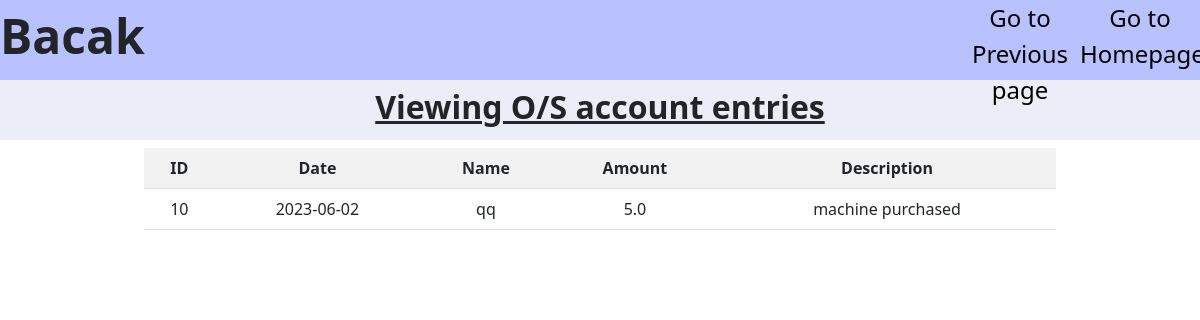
/os_entry_detailed_view (signed in), run on the app's committed database.
### tables this page shows
CREATE TABLE osEntry
                (p_ID INTEGER, Date text, Name text, Amount real, description text, FOREIGN KEY (p_ID) REFERENCES Accounts(ID));

### main.py (the view)
@app.route("/os_entry_detailed_view")
def os_entry_detailed_view():
  conn = create_connection(session.get("name"))
  db = conn.cursor()
  array = db.execute("SELECT * FROM osEntry;").fetchall()
  conn.commit()
  conn.close()
  return render_template('os_entry_detailed_view.html', data=array)

### helpers.py (called while the page is built)
def create_connection(db_file):
  conn = None
  print(db_file)
  try:
    conn = sqlite3.connect("static/database/" + db_file + ".db")
  except Error as e:
    print(e)
  return conn

### templates/os_entry_detailed_view.html (shortened to what this page needs)
{% extends "layout.html" %}
{% block body %}
<div id="index">
  <div class="index_nav">
      <p><b>Bacak</b></p>
      <div id="profile"><a href="/index">Go to Homepage</a></div>
      <div id="profile"><a href="/os_bal_detailed_view">Go to Previous page</a></div>
  </div>
  <h5 class="os_viewing">Viewing O/S account entries</h5>
  <div id="entries_detailed_view">
    <table class="table table-striped text-center">
        <tr>
            <th>ID</th>
            <th>Date</th>
            <th>Name</th>
            <th>Amount</th>
            <th>Description</th>
        </tr>
        {% for i in data %}
        <tr>
          {% for j in i %}
          <td>{{ j }}</td>
          {% endfor %}
        </tr>
        {% endfor %}
    </table>
  </div>
</div>
{% endblock %}

### static/style.css (style rules this page uses)
* { box-sizing: border-box; margin: 0; padding: 0; }
::placeholder { color: #FFFFFF; opacity: 1; font-family: Arial, Helvetica, sans-serif; }
#index { height: 100vh; overflow: hidden; }
.index_nav { height: 10vh; background-color: rgb(185, 194, 255); position: relative; padding: 0px; }
.index_nav > p { margin: 0; height: 100%; font-size: 6vh; width: fit-content; display: inline; }
.index_nav > #profile { float: right; height: 10vh; width: 10vw; text-align: center; font-size: 3vh; }
.index_nav > #profile > a { text-decoration: unset; color: #000000; }
.os_viewing { background-color: rgb(235, 237, 248); height: 7.5vh; margin: 0; text-align: center; padding-top: 1vh; font-size: 4vh; font-weight: bold; text-decoration: underline; }
#entries_detailed_view { height: 65vh; padding: 1vh 12vw; }

### data on the page
osEntry: i "10", Date "2023-06-02", Name "qq", Amount "5.0", description "machine purchased"
